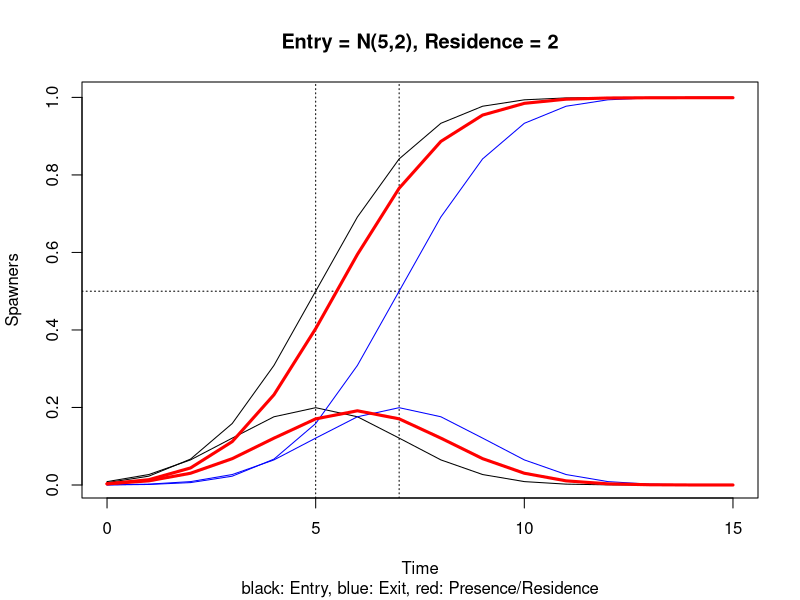

The R source for this figure:
# trials with subtracting pnorm()
x=0:15
residence = 2
a0 = dnorm(x, 5, 2);
a =  pnorm(x, 5, 2)
b0 = dnorm(x, 5+ residence, 2)
b =  pnorm(x, 5+ residence, 2)
d0 = (a-b)/residence
d= cumsum(d0)
plot(x,a, type='l', ylab="Spawners", xlab="Time",
     sub='black: Entry, blue: Exit, red: Presence/Residence',
     main='Entry = N(5,2), Residence = 2')
abline(v=c(5,5+residence), h=0.5, lty='dotted')
lines(x,a0)
lines(x,b0, col="blue");lines(x,b, col="blue")
lines(x,d0, col="red", lwd=3)
lines(x,d, col="red", lwd=3)

cat('a \n',round(a,2),'\n'); cat('a0 \n',round(a0,2),'\n');
cat('b \n',round(b,2),'\n'); cat('b0 \n',round(b0,2),'\n');
cat('d \n',round(d,2),'\n'); cat('d0 \n',round(d0,2),'\n');

Presence = function(days, mu, sigma, residence){
    a = (pnorm(days,mu,sigma) - pnorm(days,mu+residence,sigma))/ residence
    return(a)
}

t= c(3,5,7)
r1 = Presence (t, 5, 2, residence)
cat('days and presence \n',t,'\n', round(r1,3),'\n')
  # days and presence
  #     3     5     7
  # 0.068 0.171 0.171  checks out!
